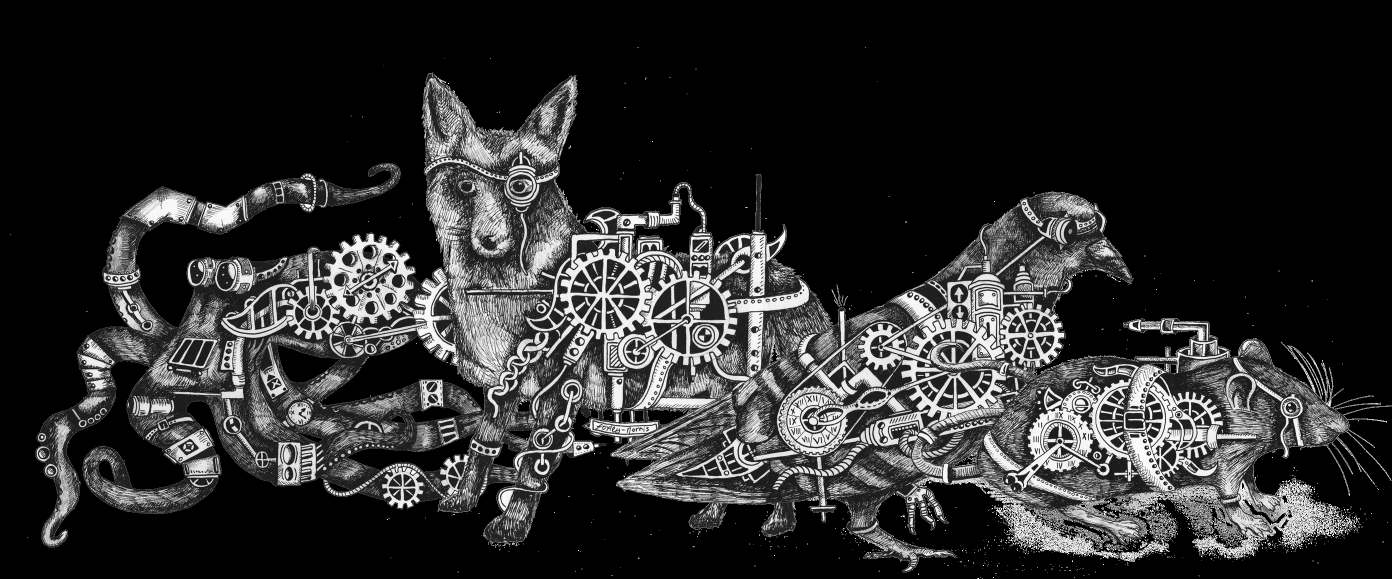
#> input picture documentation/PrefabsPictures/steampunkFOURcrop.png, 2784 x 1157 px (shown at 1/2 size)
$ python -i cvis.py   (imports and definitions only)
#> lines starting #> are read from the running program, lines starting #| are printed output that depends on the picture; after the words box and inside, x2 and y2 are one past the last pixel; in counts of white or black regions, pixels touching at a corner belong together
## CVIS for training
from collections import namedtuple as nt
from collections import OrderedDict as OD
import argparse
import matplotlib.pyplot as plt

import cv2
import numpy as np


class HSV:
	"""Color lower and upper bounds in HSV format"""

	@classmethod
	def __getattribute__(cls,attr):
		return [np.array(i) for i in getattr(cls, attr)]

	green = [[33,80,40], [102,255,255]]
	red = [[125,16,88], [179,255,255]]
	grey = [[0,0,0], [0,0,224]]
	brown = [[7,53,40], [18,87,121]]

hsv_cls = HSV()
objects = OD()
# objects['goal'] =  hsv_cls.green
# objects['danger_zone'] = hsv_cls.red
objects['wall'] = hsv_cls.grey
#> further down, picture is the input picture: shape (1157, 2784, 3); min 0, max 255, mean 44.5

class ExtractFeatures:

	def __init__(self, display=False, training=True):
		self.img = None
		self.hsv_img = None
		self.img_dim = None
		self.display = display
		self.training = training

	def get_contour(self, hsv):
		# Apply mask to get contour
		mask = cv2.inRange(self.hsv_img, hsv[0], hsv[1])
		res = cv2.bitwise_and(self.hsv_img, self.hsv_img, mask=mask)[:,:,2]
		ctr,hier = cv2.findContours(res,cv2.RETR_EXTERNAL,cv2.CHAIN_APPROX_NONE)
		if not ctr:
			return None, hier
		return ctr, hier


	def process_contour(self, ctr, obj):
		# Fixed horizontal rectangler
		res = []
		for c in ctr:
			x,y,w,h = cv2.boundingRect(c)
			if self.display:
				cv2.rectangle(self.img,(x,y),(x+w,y+h),(0,255,0),2)
				cv2.imwrite("/Users/ludo/Desktop/bam.png", self.img)
			# Normalize bbox to be between 0 and 1
			res.append([
				x/self.img_dim[0], y/self.img_dim[1],
				w/self.img_dim[0], h/self.img_dim[1],
				# 0 if obj=='goal' else 1
				])
		return res

	def run(self, img, mode='octx'):
		if not self.training:
			return self.run_test(img)

		img = np.ascontiguousarray(
			cv2.imdecode(np.frombuffer(img, np.uint8), -1))
		# plt.imshow(img)
		setattr(self, 'img', img)
		setattr(self, 'hsv_img', cv2.cvtColor(self.img, cv2.COLOR_BGR2HSV))
		setattr(self, 'img_dim', img.shape)

		features = []
		for obj, hsv_clr in objects.items():
			ctr, hier = self.get_contour(hsv_clr)
			if ctr is None:
				features.append([0,0,0,0])
				continue
			coords = self.process_contour(ctr, obj)
			for i in coords:
				features.append(i)

		# Flatten list
		if mode=='gtg':
			idx = 1
		elif mode == 'octx':
			idx = 2
		else:
			idx = 5
		features = features[:idx]
		features = [item for sublist in features for item in sublist]
		return features

	def run_test(self, img):
		"""Returns list of tuples"""
		self.img = (img*255)[:,:,::-1].astype(np.uint8)
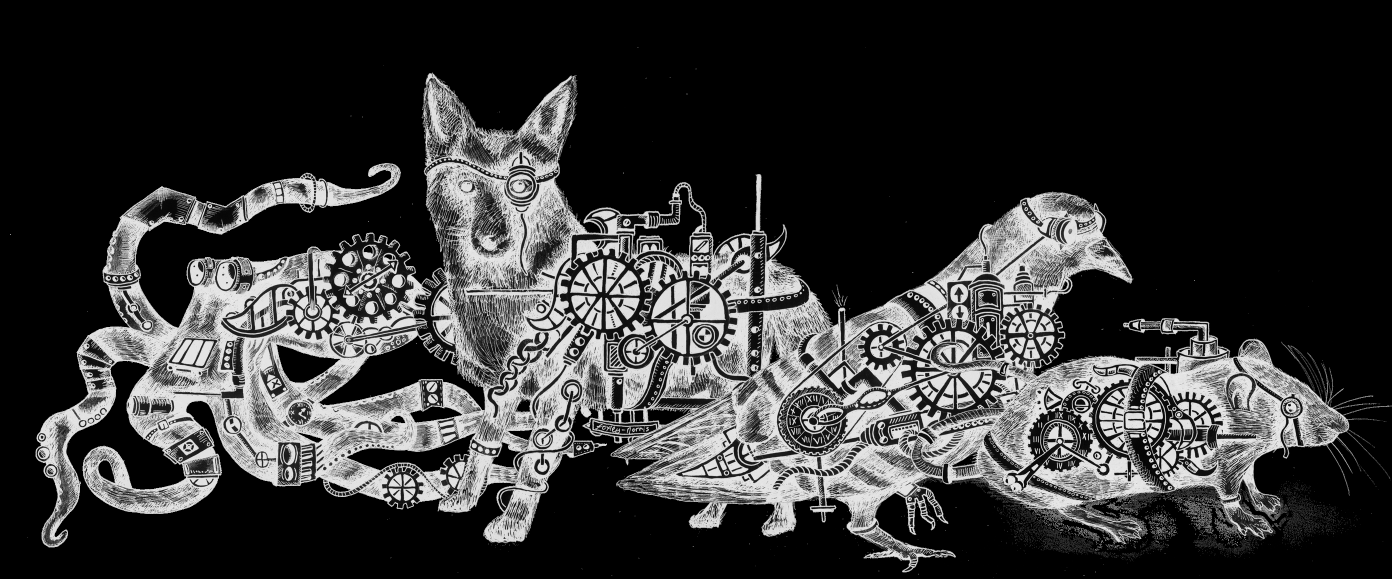
#> self.img: shape (1157, 2784, 3) (shown at 1/2 size); min 0, max 251, mean 53.2
		self.hsv_img = cv2.cvtColor(self.img, cv2.COLOR_BGR2HSV)
#> self.hsv_img: shape (1157, 2784, 3); mean H, S, V 0, 0, 53.2
		self.img_dim = self.img.shape
#> self.img_dim = (1157, 2784, 3)
		features = []
		for obj_type, hsv_clr in objects.items():
			ctr, hier = self.get_contour(hsv_clr)
			if ctr is None:
				continue
			coords = self.process_contour(ctr, obj_type)
			for box in coords:
				features.append((box, obj_type))
#> this loop made 1 pass
#> pass 1, in get_contour, `mask = cv2.inRange(self.hsv_img, hsv[0], hsv[1])`:
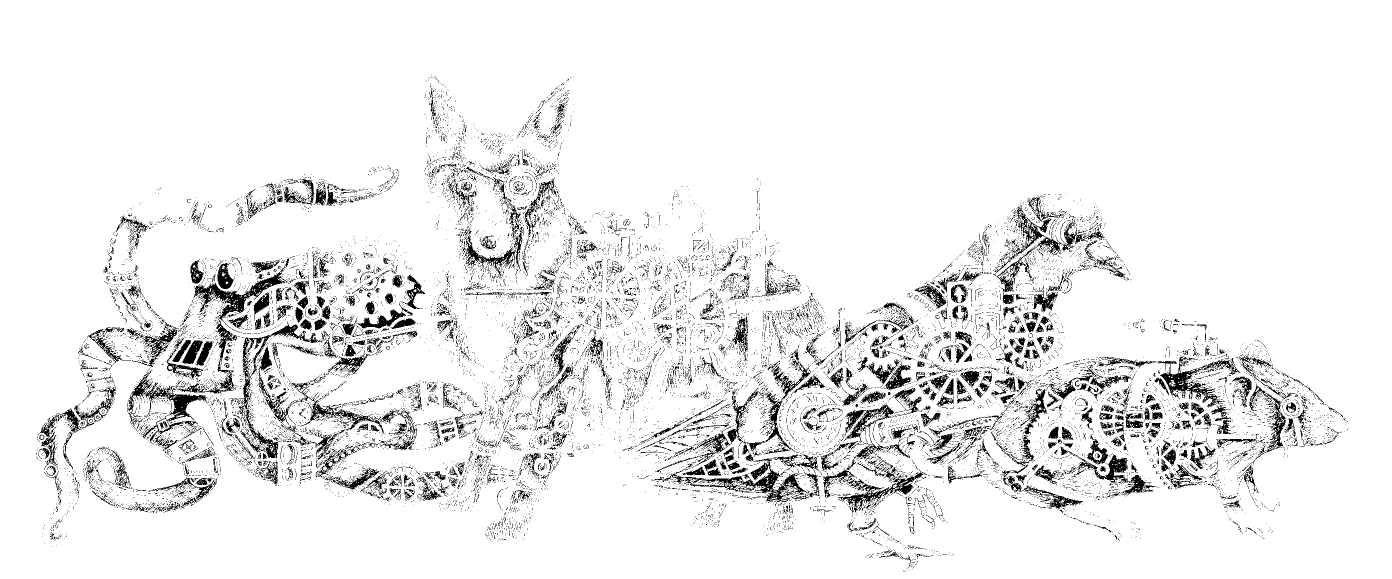
#> mask: shape (1157, 2784) (shown at 1/2 size); 92.9% white; 18857 black regions (17860 under 20 px), largest, box (x1, y1, x2, y2) and area: (477, 643, 646, 917) 4467, (1314, 776, 1591, 944) 4419, (1325, 937, 1612, 1004) 4251
#> pass 1, in get_contour, `res = cv2.bitwise_and(self.hsv_img, self.hsv_img, mask=mask)[:,:,2]`:
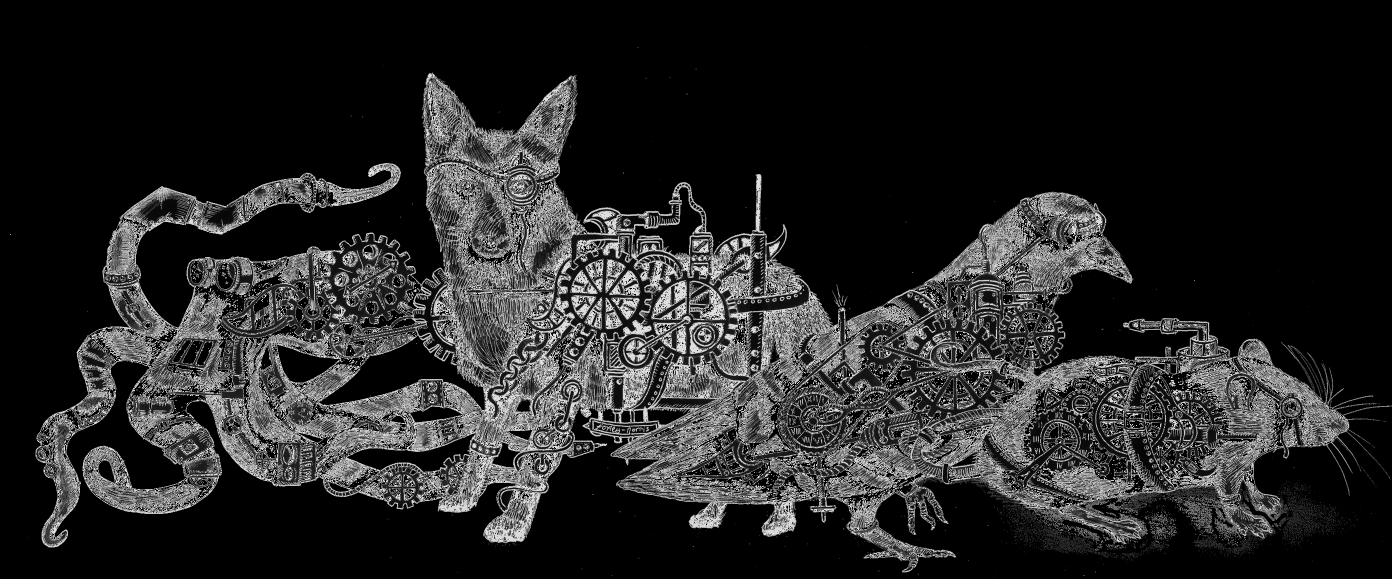
#> res: shape (1157, 2784) (shown at 1/2 size); min 0, max 224, mean 36.9
#> after the loop, features = 941 items
		return features

>>> import cv2
>>> picture = cv2.imread('../../../documentation/PrefabsPictures/steampunkFOURcrop.png')
>>> result = ExtractFeatures().run_test(picture)
#> result = 941 items
